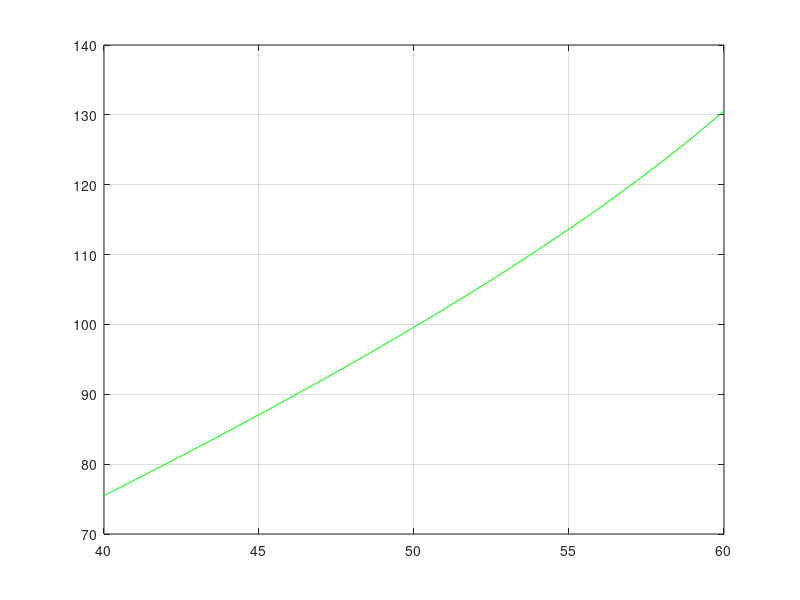

The MATLAB script that drew this image:
clear 
clc
%Evaluate K1, K2 and K3 using the least square method, and hence determine the
%length of the other links 
%step1 : define the angles
theta2 = 40:5:60;
theta4 = [70,76,83,91,100];
%elements of matrix A
N = 5;
cosTheta2 = 0;
cosTheta2squared =0;
cosTheta2cosTheta4 =0;
cosTheta4 =0;
cosTheta4squared =0;

%Elements of matrix B
 m = 0;
 n = 0;
 p = 0;
 %computing the sums
 for i= 1:N
     cosTheta2 =cosTheta2 +cosd(theta2(i));
     cosTheta2squared =cosTheta2squared + (cosd(theta2(i)))^2;
     cosTheta2cosTheta4 = cosTheta2cosTheta4 + (cosd(theta2(i))*cosd(theta4(i)));
     cosTheta4 = cosTheta4 + cosd(theta4(i));
     cosTheta4squared = cosTheta4squared + (cosd(theta4(i))^2);
     m = m + cosd(theta4(i))*cosd(theta2(i)-theta4(i));
     n = n + cosd(theta2(i))*cosd(theta2(i)-theta4(i));
     p = p + cosd(theta2(i)-theta4(i));
 end
 
 %defining the matrices 
 A  =[cosTheta4squared -cosTheta2cosTheta4 cosTheta4;
     cosTheta2cosTheta4 -cosTheta2squared cosTheta2;
     cosTheta4 -cosTheta2 N];
 B =[m;n;p];
 
 %finding the values of K1,K2,K3:
 K = A\B;
 K1=K(1);
 K2=K(2);
 K3=K(3);
 %length of the fixed link
 d = 180;
 %lengths of link a,b and c
 a =d/K1;
 c = d/K2;
 b =sqrt(a^2 +c^2 +d^2 -(2*a*c*K3));
 disp(a);
 disp(b);
 disp(c);
 %calculating the transmission angles for the given range of input angles
 %and plotting the graph of transmission angles against input angles
 inputangles = 40:1:60;
 cosines = (b^2 +c^2 -a^2 -d^2 + (2*a*d).*cosd(inputangles))/(2*b*c);
 transmissionangles = acosd(cosines);
 plot(inputangles,transmissionangles,'g-');
 grid on;
 
 %output angles
 outputangles = 70:1:90;
 

 
 
 
 
 
 
     
     

